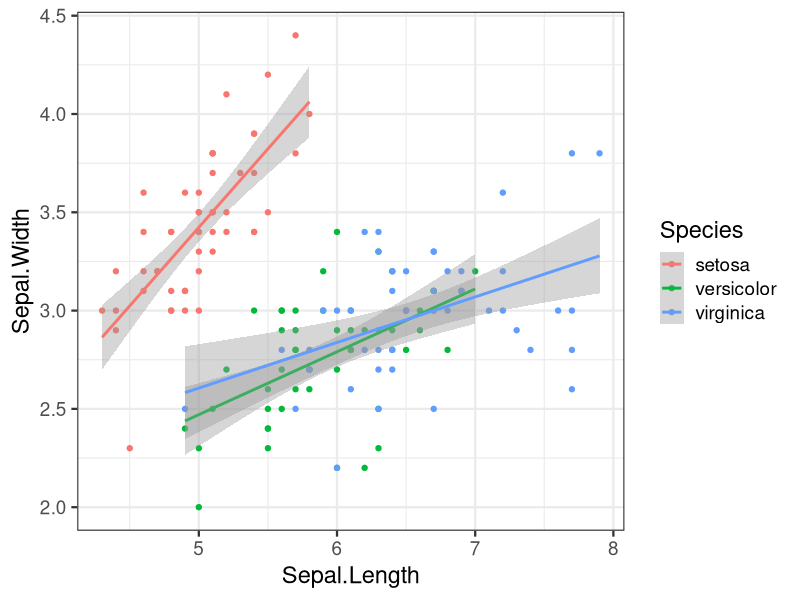

This chart was generated by the following R code:
## ---- chunk 1
library(knitr)
opts_chunk$set(fig.height=4.5, comment=NA, 
               warning=FALSE, message=FALSE, 
               dev="jpeg", echo=FALSE)
library(tidyverse)
library(ggplot2)
## ---- chunk 2
ggplot(iris, mapping=aes(y=Sepal.Width, x=Sepal.Length, color=Species)) +
  geom_point() +
  stat_smooth(method="lm") +
  theme_bw(base_size=17)
